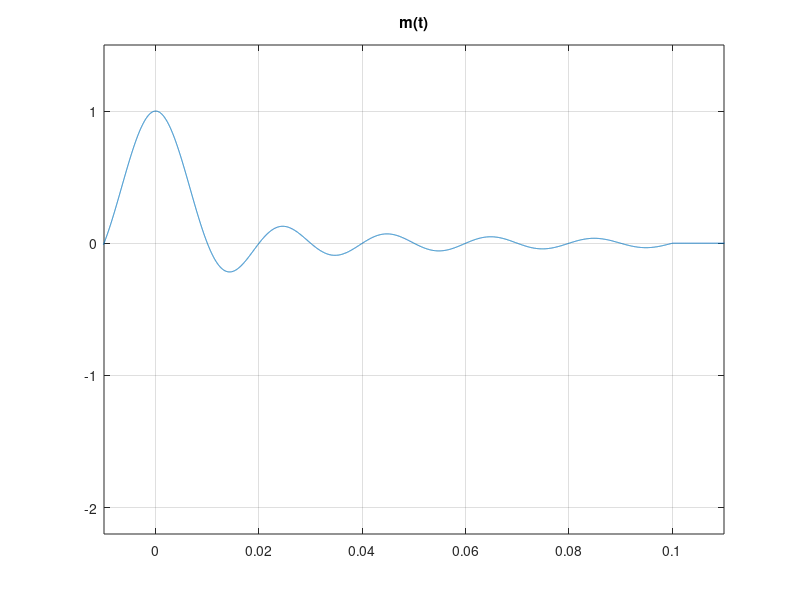
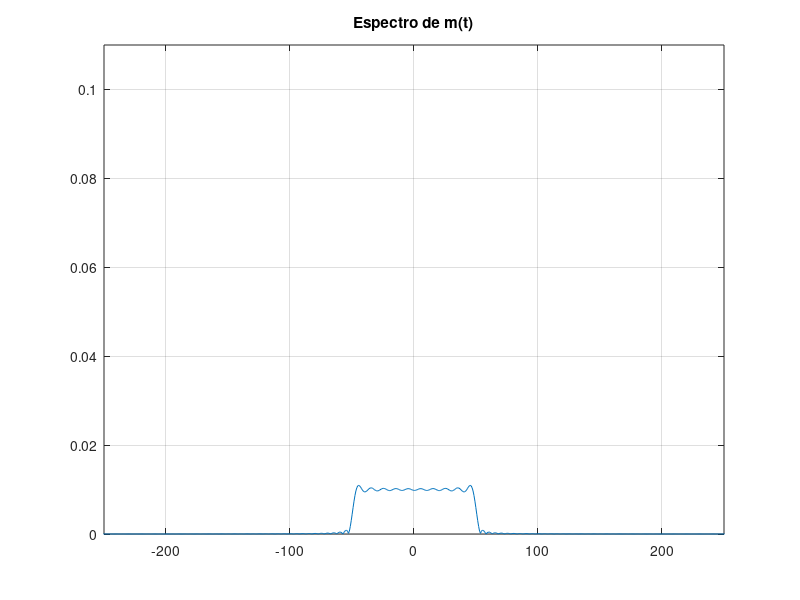
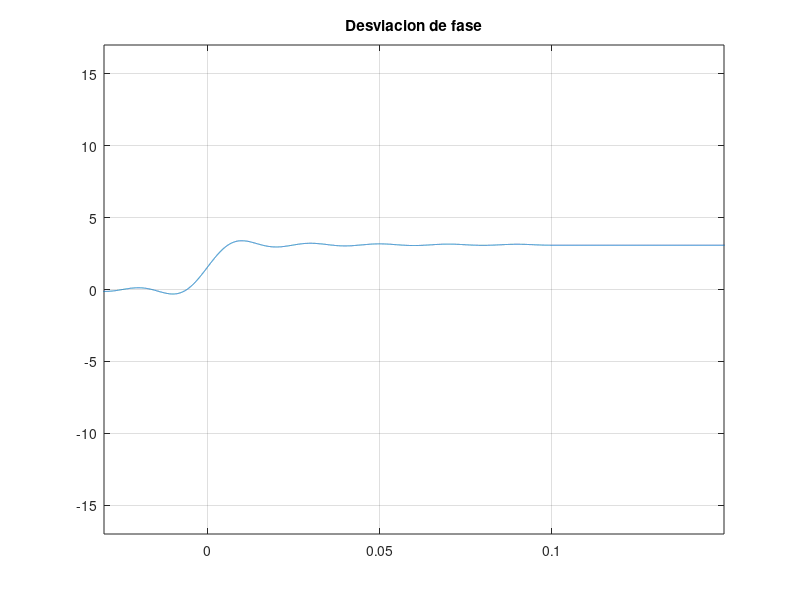
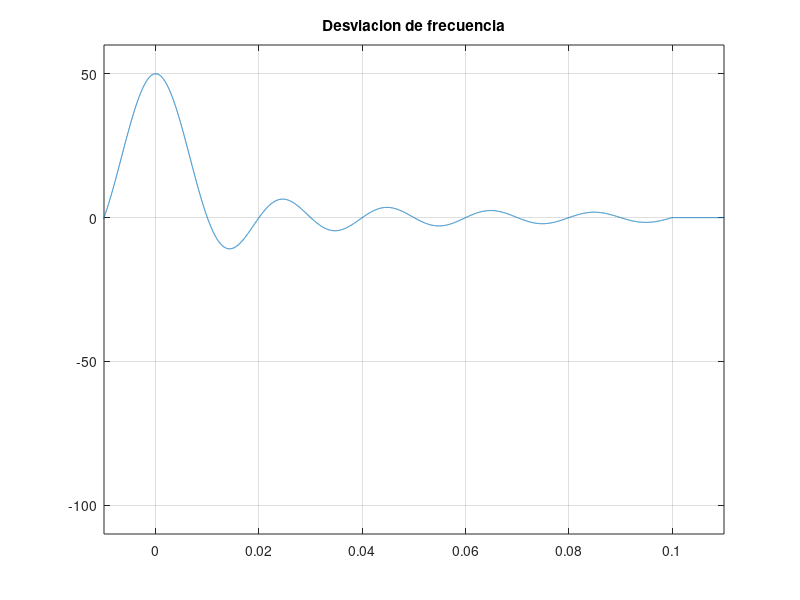

Reproduce these figures in MATLAB, in order.
clear all
close all

to=.1;
fs=75000;
tm=1/fs;
t=-.4:tm:.4;
kf = 100*pi;
wc = 500*pi;

%señal modulada
m=(sinc(100*t)).*(t>=-to & t<=to);
figure(1)
plot(t,m);
title('m(t)');
axis([-0.01 .11 -2.2 1.5]);
grid

%Espectro de magnitud de la señal de mensaje m(t)
N=100000;
M=fftshift(fft(m,N))*tm;
f=linspace(-fs/2, fs/2, N); 
figure(2)
plot(f,abs(M))
axis([-250 250 0 .11])
title('Espectro de m(t)')
grid

%Integral de m(t) y modulacion en FM
Int_m = cumsum(m)*tm;
yfm= cos(wc*t + kf*Int_m);


%Desviacion de fase es la Int de m(t) por kf
figure(3)
plot(t,kf*Int_m)
title('Desviacion de fase')
axis([-0.03 0.15 -17 17])
grid

%Desviacion de frecuencia es la señal  m(t) por kf, se muestra en HZ
figure(4)
kf_hz = kf/(2*pi);
plot(t,kf_hz*m)
title('Desviacion de frecuencia');
axis([-0.01 .11 -110 60])
grid


%señal m(t) modulada
figure(5)
plot(t,yfm)
title('s(t)')
axis([0 0.15 -1.3 1.3])
grid

%Espectro de magnitud de la señal modulada s(t)
S=fftshift(fft(yfm,N))*tm;
figure(6)
plot(f,abs(S))
axis([-550 550 0 .04])
title('Espectro de s(t)')
grid

%Espectro de magnitud de la señal moduladora s(t)aumentada
S=fftshift(fft(yfm,N))*tm;
figure(7)
plot(f,abs(S))
axis([-600 600 0 .04])
title('Espectro de s(t) ')
grid 

%Señal de ruido gaussiano
long_m=length(m);
Py=var(yfm);
SNR=20;
snr=10^(SNR/10); 
Pn=Py/snr;
sigma_n=sqrt(Pn);
n=sigma_n*randn(1,long_m);

%Grafica de señal de ruido garussiano
figure(8);
plot (t,n);
title('Ruido gaussiano')
Pnsim=var(m);

%Transformada de ruido
R=fftshift(fft(n,N))*tm;
f=linspace(-fs/2, fs/2, N);
figure(9);
plot(f, abs(R));
%axis([-500 500 0 0.06])
title('Espectro de señal de ruido');
grid

%Señal modulada mas ruido
r=yfm + n;
figure(10)
plot(t,r);
axis([-0.04 0.15 -2.3 2.3])
title('Señal s(t)')
grid

%Espectro de señal con ruido
R=fftshift(fft(r,N))*tm;
f=linspace(-fs/2, fs/2, N);
figure(11);
plot(f, abs(R));
%axis([-500 500 0 0.06])
title('Espectro de s(t)');
grid

%Filtrado pasabanda en la entrada del receptor
th=-0.2:tm:0.2;
W=200*pi;
wc=500*pi;
N=100000;
w=linspace(-fs/2, fs/2,N)*2*pi;
h1=2*W/pi*sinc(W*th/pi).*cos(wc*th);
H1=fftshift(fft(h1,N))*tm;

%Grafica de filtro pasabanda
figure(12)
subplot(211)
plot(th,h1)
axis([-0.03 0.03 -340 1.1*max(abs(h1))])
title('Filtro pasabanda')

%Espectro de Filtro pasabandas
subplot(212)
plot(w/(2*pi),abs(H1))
axis([-500 500 0 1.1*max(abs(H1))])
title('Espectro del filtro')
grid

%Convolucion de señal con ruido con filtro pasabandas
r1=conv(r,h1,'same')*tm;
figure(13)
plot(t,r1);
axis([-0.04 0.15 -2.3 2.3])
title('Señal pasada por el filtro')
grid

%Transformada de R1
R1=fftshift(fft(r1,N))*tm;
f=linspace(-fs/2, fs/2, N);
figure(14);
plot(f, abs(R1));
axis([-500 500 0 0.058])
title('Espectro de señal');
grid

%%%%%Demodulacion no coherente
%Derivando la señal para obtener la señal de mensaje
yfmdif = [0 diff(r1)/tm];
figure(15)
plot(t,yfmdif)
title('Derivada de la s(t)')
axis([-0.03 0.15 -2500 2500])
grid

%Espectro de la señal derivada
YFMdif=fftshift(fft(yfmdif,N))*tm;
f=linspace(-fs/2, fs/2, N);
figure(16)
plot(f,abs(YFMdif))
axis([-400 400 0 100])
title("Espectro de s'(t)")
grid

%Sacando la envolvente con la transformada de Hilbert y quitando las
%amplitudes y kf
yfm_h = hilbert(yfmdif);
yfm_abs = abs(yfm_h);
yfm_rec = (yfm_abs/1-(500*pi))/kf;
figure(17)
plot(t,yfm_rec,'r');
axis([-0.02 .13 -2.5 1.5]);
title('Señal recuperada de la envolvente')
grid

% %Espectro de la señal recuperada de la envolvente
YFM_rec=fftshift(fft(yfm_rec,N))*tm;
figure(18)
plot(f,abs(YFM_rec),'r')
axis([-400 400 0 .12])
title('Espectro de magnitud de la señal recuperada de envolvente')
grid

%Comparacion de Espectros de señal recuperada y señal original
figure(19)
plot(f,abs(YFM_rec),'r')
hold on
plot(f,abs(M), 'b')
axis([-100 100 0 .014]);
title('comparacion de espectros ')
legend('recuperada', 'original ')
grid


%Comparacion entre m(t) y m^(t)
figure(20)
plot(t,yfm_rec, 'r');
hold on
plot(t,m,'b');
axis([-0.06 0.06 -1 1.5]);
title('Comparacion de m(t)')
legend('recuperada', 'original ')
grid

%Extrayendo la fase desde la transformada de Hilbert
z=hilbert(r1);
wc = 500*pi;

%Se obtiene la fase (Parte imaginaria)
theta=angle(z)-wc*t;
theta1=unwrap(theta);

%Señal integral de m(t)
figure(21)
plot(t,kf*Int_m)
title('kf*Integral de m(t)')

%Recuperacion de la fase de la tranformda de Hilbert
figure(22)
plot(t, theta1)
title('Recuperacion de la fase de yfm (kf*Integral de m(t))')

%Derivada de la señal de mensaje para obtencion de fase
m_recphase=[0 diff(theta1)/tm]/kf;

%Comparacion de señales recuperadas
figure(23)
plot(t,m,'b')
hold on
plot(t, m_recphase,'r')
%axis([0 2 -1.5 1.5])
title('Comparación de m(t)')

